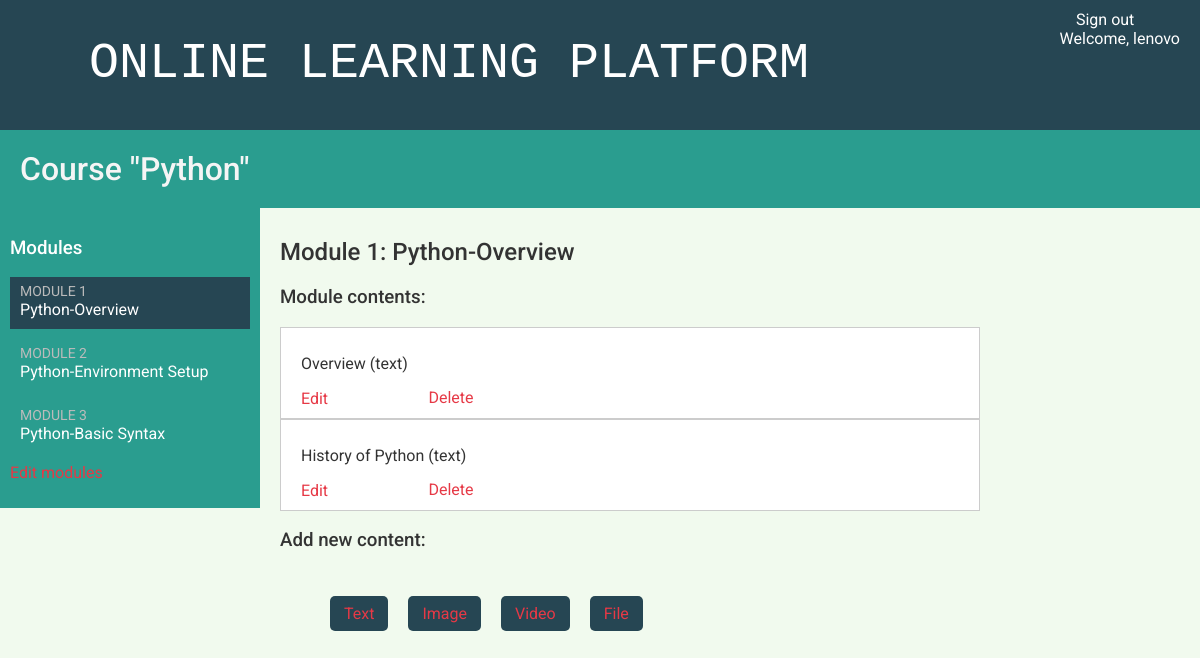
The page /course/module/1/ (signed in) on the database as committed earlier.
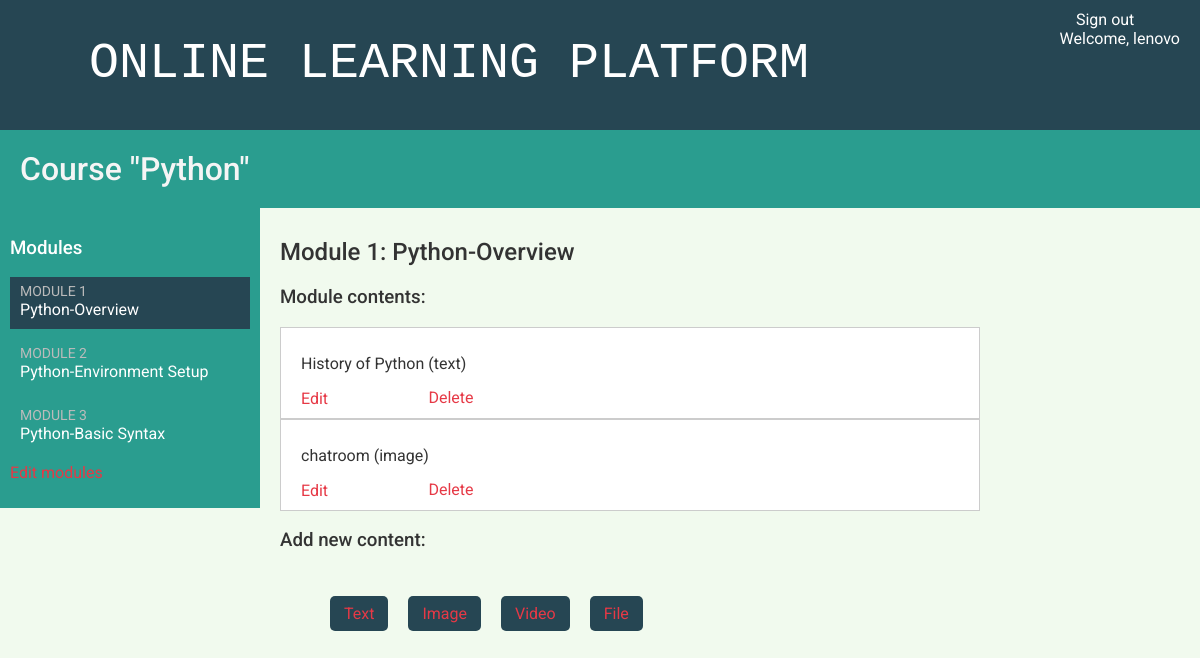
The same page on the database as committed later.
### courses/models.py (models this page shows, shortened)
class Module(models.Model):
    course = models.ForeignKey(Course,
                               related_name='modules',
                               on_delete=models.CASCADE)
    title = models.CharField(max_length=200)
    description = models.TextField(blank=True)
    order = OrderField(blank=True, for_fields=['course'])
    class Meta:
        ordering = ['order']

class Content(models.Model):
    module = models.ForeignKey(Module,
                               related_name='contents',
                               on_delete=models.CASCADE)
    content_type = models.ForeignKey(ContentType,
                                     on_delete=models.CASCADE,
                                     limit_choices_to={'model__in':(
                                     'text',
                                     'video',
                                     'image',
                                     'file')})
    object_id = models.PositiveIntegerField()
    item = GenericForeignKey('content_type', 'object_id')
    order = OrderField(blank=True, for_fields=['module'])
    class Meta:
        ordering = ['order']

class ItemBase(models.Model):
    owner = models.ForeignKey(User,
                              related_name='%(class)s_related',
                              on_delete=models.CASCADE)
    title = models.CharField(max_length=250)
    created = models.DateTimeField(auto_now_add=True)
    updated = models.DateTimeField(auto_now=True)
    class Meta:
        abstract = True
    def __str__(self):
        return self.title

class Text(ItemBase):
    content = models.TextField()

class Image(ItemBase):
       file = models.FileField(upload_to='images')

### courses/views.py (the view)
class ModuleContentListView(TemplateResponseMixin, View):
    template_name = 'courses/manage/module/content_list.html'
    def get(self, request, module_id):
        module = get_object_or_404(Module,
                                   id=module_id,
                                   course__owner=request.user)
        return self.render_to_response({'module': module})

### courses/templatetags/course.py (called while the page is built)
@register.filter
def model_name(obj):
    try:
        return obj._meta.model_name
    except AttributeError:
        return None

### courses/templates/courses/manage/module/content_list.html (shortened to what this page needs)
{% extends "base.html" %}
{% load course %}
{% block content %}
  {% with course=module.course %}
    <h1>Course "{{ course.title }}"</h1>
    <div class="contents">
      <h3>Modules</h3>
      <ul id="modules">
        {% for m in course.modules.all %}
          <li data-id="{{ m.id }}" {% if m == module %}
           class="selected"{% endif %}>
            <a href="{% url "module_content_list" m.id %}">
              <span>
                Module <span class="order">{{ m.order|add:1 }}</span>
              </span>
              <br>
              {{ m.title }}
            </a>
          </li>
        {% empty %}
          <li>No modules yet.</li>
        {% endfor %}
      </ul>
      <p><a href="{% url "course_module_update" course.id %}">
      Edit modules</a></p>
    </div>
    <div class="module">
      <h2>Module {{ module.order|add:1 }}: {{ module.title }}</h2>
      <h3>Module contents:</h3>
      <div id="module-contents">
        {% for content in module.contents.all %}
          <div data-id="{{ content.id }}">
            {% with item=content.item %}
              <p>{{ item }} ({{ item|model_name }})</p>
              <a href="{% url "module_content_update" module.id item|model_name item.id %}">
                Edit
              </a>
              <form action="{% url "module_content_delete" content.id %}" method="post">
                <input type="submit" value="Delete">
              </form>
            {% endwith %}
          </div>
        {% empty %}
          <p>This module has no contents yet.</p>
        {% endfor %}
      </div>
      <h3>Add new content:</h3>
      <ul class="content-types">
        <li><a href="{% url "module_content_create" module.id "text" %}">
        Text</a></li>
        <li><a href="{% url "module_content_create" module.id "image" %}">
        Image</a></li>
        <li><a href="{% url "module_content_create" module.id "video" %}">
        Video</a></li>
        <li><a href="{% url "module_content_create" module.id "file" %}">
        File</a></li>
      </ul>
    </div>
  {% endwith %}
{% endblock %}

Rows that differ between the two databases and show on the page:
removed Content: item "Overview", item|model_name "text"
added Content: item "chatroom", item|model_name "image"
